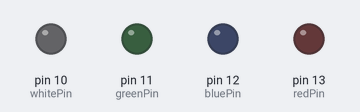
The sketch below on a simulated Arduino Uno, built with avr-gcc and run on an emulated ATmega328P. Shown: output pins drawn as LEDs (lit = HIGH).

Above: at 0.5 s.
At 2.5 s:
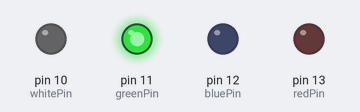
At 4.5 s:
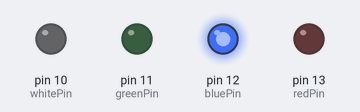
At 9.5 s:
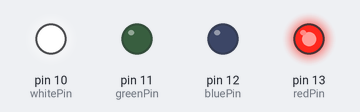
At 14.5 s:
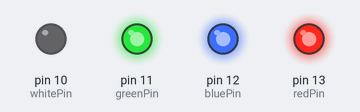
At 19.5 s:
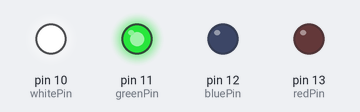
Timing chart, 0 to 20.8 s (numbered marks = the images above):
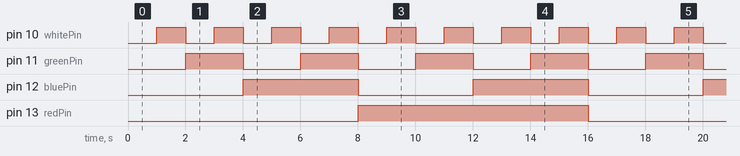

Measured:
- by itself, pin 10 (whitePin): alternates HIGH for 1.0 s and LOW for 1.0 s
- by itself, pin 11 (greenPin): alternates HIGH for 2.0 s and LOW for 2.0 s
- by itself, pin 12 (bluePin): alternates HIGH for 4.0 s and LOW for 4.0 s
- by itself, pin 13 (redPin): alternates HIGH for 8.0 s and LOW for 8.0 s

The sketch:

binaryCounterManual.ino
```cpp
int redPin = 13;
int bluePin = 12;
int greenPin = 11;
int whitePin = 10;

int waitTime = 1000;

void setup()
{
  pinMode(redPin, OUTPUT);
  pinMode(bluePin, OUTPUT);
  pinMode(greenPin, OUTPUT);
  pinMode(whitePin, OUTPUT);
}

void loop()
{
  // Count to 15 using the LEDS.

  // 0
  digitalWrite(redPin, LOW);
  digitalWrite(bluePin, LOW);
  digitalWrite(greenPin, LOW);
  digitalWrite(whitePin, LOW);
  delay(waitTime);

  // 1
  digitalWrite(redPin, LOW);
  digitalWrite(bluePin, LOW);
  digitalWrite(greenPin, LOW);
  digitalWrite(whitePin, HIGH);
  delay(waitTime);

  // 2
  digitalWrite(redPin, LOW);
  digitalWrite(bluePin, LOW);
  digitalWrite(greenPin, HIGH);
  digitalWrite(whitePin, LOW);
  delay(waitTime);

  // 3
  digitalWrite(redPin, LOW);
  digitalWrite(bluePin, LOW);
  digitalWrite(greenPin, HIGH);
  digitalWrite(whitePin, HIGH);
  delay(waitTime);

  // 4
  digitalWrite(redPin, LOW);
  digitalWrite(bluePin, HIGH);
  digitalWrite(greenPin, LOW);
  digitalWrite(whitePin, LOW);
  delay(waitTime);

  // 5
  digitalWrite(redPin, LOW);
  digitalWrite(bluePin, HIGH);
  digitalWrite(greenPin, LOW);
  digitalWrite(whitePin, HIGH);
  delay(waitTime);

  // 6
  digitalWrite(redPin, LOW);
  digitalWrite(bluePin, HIGH);
  digitalWrite(greenPin, HIGH);
  digitalWrite(whitePin, LOW);
  delay(waitTime);

  // 7
  digitalWrite(redPin, LOW);
  digitalWrite(bluePin, HIGH);
  digitalWrite(greenPin, HIGH);
  digitalWrite(whitePin, HIGH);
  delay(waitTime);

  // 8
  digitalWrite(redPin, HIGH);
  digitalWrite(bluePin, LOW);
  digitalWrite(greenPin, LOW);
  digitalWrite(whitePin, LOW);
  delay(waitTime);

  // 9
  digitalWrite(redPin, HIGH);
  digitalWrite(bluePin, LOW);
  digitalWrite(greenPin, LOW);
  digitalWrite(whitePin, HIGH);
  delay(waitTime);

  // 10
  digitalWrite(redPin, HIGH);
  digitalWrite(bluePin, LOW);
  digitalWrite(greenPin, HIGH);
  digitalWrite(whitePin, LOW);
  delay(waitTime);

  // 11
  digitalWrite(redPin, HIGH);
  digitalWrite(bluePin, LOW);
  digitalWrite(greenPin, HIGH);
  digitalWrite(whitePin, HIGH);
  delay(waitTime);

  // 12
  digitalWrite(redPin, HIGH);
  digitalWrite(bluePin, HIGH);
  digitalWrite(greenPin, LOW);
  digitalWrite(whitePin, LOW);
  delay(waitTime);

  // 13
  digitalWrite(redPin, HIGH);
  digitalWrite(bluePin, HIGH);
  digitalWrite(greenPin, LOW);
  digitalWrite(whitePin, HIGH);
  delay(waitTime);

  // 14
  digitalWrite(redPin, HIGH);
  digitalWrite(bluePin, HIGH);
  digitalWrite(greenPin, HIGH);
  digitalWrite(whitePin, LOW);
  delay(waitTime);

  // 15
  digitalWrite(redPin, HIGH);
  digitalWrite(bluePin, HIGH);
  digitalWrite(greenPin, HIGH);
  digitalWrite(whitePin, HIGH);
  delay(waitTime);
}
```
